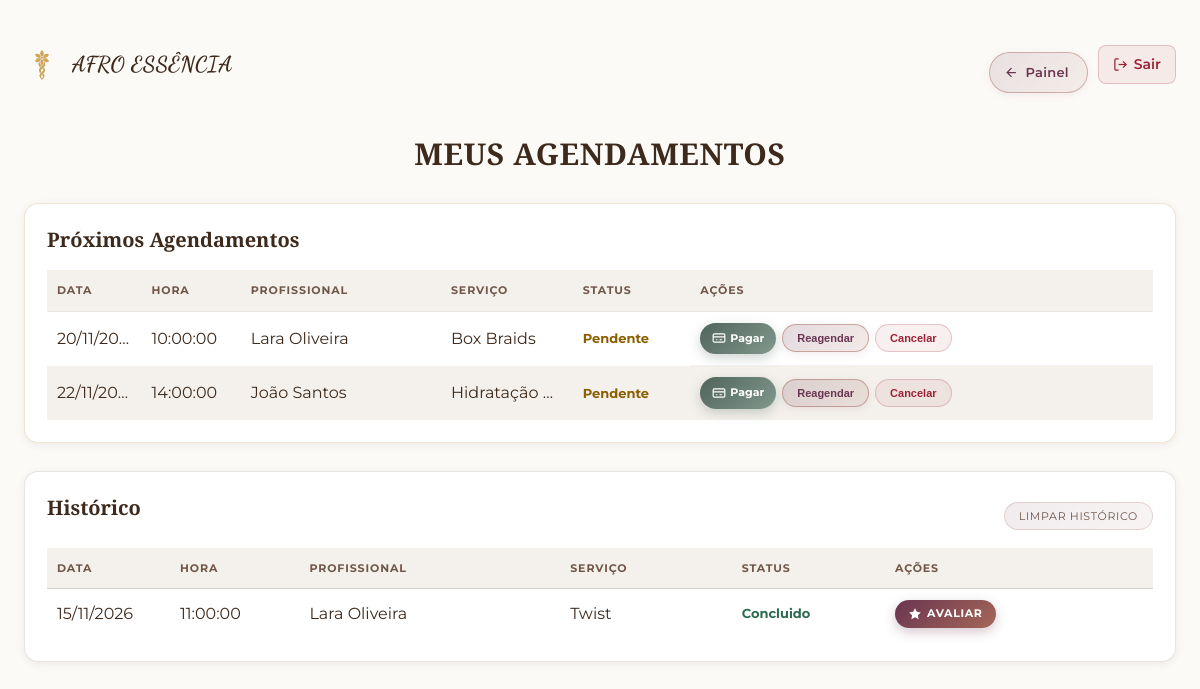
Screenshot of /agendamento/index (signed in) with the database file from the repository.
### tables this page shows
CREATE TABLE `agendamentos` (
  `id`               int(11)  NOT NULL AUTO_INCREMENT,
  `cliente_id`       int(11)  NOT NULL,
  `profissional_id`  int(11)  NOT NULL,
  `servico_id`       int(11)  NOT NULL,
  `data_agendamento` date     NOT NULL,
  `hora_inicio`      time     NOT NULL,
  `hora_fim`         time     NOT NULL,
  `status`           enum('pendente','confirmado','em_andamento','concluido','cancelado') NOT NULL DEFAULT 'pendente',
  `observacoes`      text     DEFAULT NULL,
  `valor_final`      decimal(10,2) DEFAULT NULL,
  `oculto_cliente`   tinyint(1)    NOT NULL DEFAULT 0,
  `created_at`       timestamp NOT NULL DEFAULT current_timestamp(),
  PRIMARY KEY (`id`),
  KEY `fk_ag_cliente`      (`cliente_id`),
  KEY `fk_ag_profissional` (`profissional_id`),
  KEY `fk_ag_servico`      (`servico_id`),
  CONSTRAINT `fk_ag_cliente`      FOREIGN KEY (`cliente_id`)      REFERENCES `clientes` (`id`),
  CONSTRAINT `fk_ag_profissional` FOREIGN KEY (`profissional_id`) REFERENCES `profissionais` (`id`),
  CONSTRAINT `fk_ag_servico`      FOREIGN KEY (`servico_id`)      REFERENCES `servicos` (`id`)
);

CREATE TABLE `usuarios` (
  `id`           int(11)      NOT NULL AUTO_INCREMENT,
  `nome`         varchar(120) NOT NULL,
  `email`        varchar(180) NOT NULL,
  `senha`        varchar(255) NOT NULL,
  `tipo_usuario` enum('admin','profissional','cliente') NOT NULL DEFAULT 'cliente',
  `telefone`     varchar(20)  DEFAULT NULL,
  `foto`         varchar(255) DEFAULT NULL,
  `status`       enum('ativo','inativo') NOT NULL DEFAULT 'ativo',
  `created_at`   timestamp    NOT NULL DEFAULT current_timestamp(),
  `updated_at`   timestamp    NOT NULL DEFAULT current_timestamp() ON UPDATE current_timestamp(),
  PRIMARY KEY (`id`),
  UNIQUE KEY `email` (`email`)
);

CREATE TABLE `servicos` (
  `id`                   int(11)        NOT NULL AUTO_INCREMENT,
  `categoria_id`         int(11)        DEFAULT NULL,
  `nome`                 varchar(120)   NOT NULL,
  `slug`                 varchar(160)   DEFAULT NULL,
  `descricao`            text           DEFAULT NULL,
  `imagem`               varchar(255)   DEFAULT NULL,
  `beneficios`           text           DEFAULT NULL,
  `tempo_duracao_texto`  varchar(120)   DEFAULT NULL,
  `manutencao`           varchar(200)   DEFAULT NULL,
  `cuidados_pos_servico` text           DEFAULT NULL,
  `valor`                decimal(10,2)  NOT NULL DEFAULT 0.00,
  `duracao_minutos`      int(11)        NOT NULL DEFAULT 60,
  `status`               enum('ativo','inativo') NOT NULL DEFAULT 'ativo',
  `created_at`           timestamp      NOT NULL DEFAULT current_timestamp(),
  PRIMARY KEY (`id`),
  UNIQUE KEY `idx_servicos_slug` (`slug`),
  KEY `fk_servico_categoria` (`categoria_id`),
  CONSTRAINT `fk_servico_categoria` FOREIGN KEY (`categoria_id`) REFERENCES `categorias` (`id`)
);

### app/views/agendamento/index.php (the view, shortened to what the rows shown need)
<!DOCTYPE html>
<html lang="pt-br">
<head>
    <link rel="stylesheet" href="/afro_essencia/public/css/page-layout.css">
    <link rel="stylesheet" href="/afro_essencia/public/css/agendamento.css">
</head>
<body>
    <div class="page-container">
        <h1 class="page-title">MEUS AGENDAMENTOS</h1>
        <section class="section">
            <div class="section-card">
                <h2 class="section-title">Próximos Agendamentos</h2>
                <?php if (empty($proximos)): ?>
                    <div class="agend-empty-state">
                        <div class="agend-empty-icon">📅</div>
                        <p class="agend-empty-msg">Nenhum agendamento futuro</p>
                        <p class="agend-empty-hint">Que tal marcar seu próximo atendimento?</p>
                        <a href="/afro_essencia/agendamento/create" class="agend-empty-cta">Agendar agora</a>
                    </div>
                <?php else: ?>
                    <div class="table-wrapper">
                        <table class="agendamento-table">
                            <thead>
                                <tr>
                                    <th>Data</th>
                                    <th>Hora</th>
                                    <th>Profissional</th>
                                    <th>Serviço</th>
                                    <th>Status</th>
                                    <th>Ações</th>
                                </tr>
                            </thead>
                            <tbody>
                                <?php foreach ($proximos as $a): ?>
                                    <?php
                                    $dataHora = strtotime($a['data_agendamento'] . ' ' . $a['hora_inicio']);
                                    $agora = time();
                                    $podeCancelar =
                                        ($a['status'] === 'pendente' || $a['status'] === 'confirmado') &&
                                        ($dataHora > $agora) &&
                                        (($dataHora - $agora) > 7200);
                                    $statusFormatado = ucfirst(str_replace('_', ' ', $a['status']));
                                    ?>
                                    <tr>
                                        <td data-label="Data"><?= date('d/m/Y', strtotime($a['data_agendamento'])) ?></td>
                                        <td data-label="Hora"><?= $a['hora_inicio'] ?></td>
                                        <td data-label="Profissional"><?= $a['profissional'] ?></td>
                                        <td data-label="Serviço"><?= $a['servico'] ?></td>
                                        <td data-label="Status" class="status <?= $a['status'] ?>">
                                            <?= htmlspecialchars($statusFormatado ?? '', ENT_QUOTES) ?>
                                        </td>
                                        <td data-label="Ações" class="td-acoes">
                                            <?php if ($podeCancelar): ?>
                                                <?php
                                                $pagDAO    = new PagamentoDAO();
                                                $pagExiste = $pagDAO->findByAgendamento($a['id']);
                                                $jaPago    = $pagExiste && $pagExiste['status_pagamento'] === 'pago';
                                                ?>
                                                <?php if (!$jaPago): ?>
                                                <a href="/afro_essencia/pagamento/iniciar/<?= $a['id'] ?>"
                                                   class="btn-pagar">
                                                    <svg width="14" height="14" viewBox="0 0 24 24" fill="none" stroke="currentColor" stroke-width="2" xmlns="http://www.w3.org/2000/svg"><rect x="2" y="5" width="20" height="14" rx="2"/><path d="M2 10h20M7 15h2m4 0h4"/></svg> Pagar
                                                </a>
                                                <?php else: ?>
                                                <span class="span-pago"><svg width="13" height="13" viewBox="0 0 24 24" fill="#4caf50" opacity="0.9"><path d="M22 11.08V12a10 10 0 1 1-5.93-9.14"/><path d="M22 4 12 14.01l-3-3"/></svg> Pago</span>
                                                <?php endif; ?>
                                                <button
                                                    class="btn-reagendar"
                                                    onclick="abrirReagendar(<?= $a['id'] ?>, '<?= $a['profissional'] ?>', '<?= $a['servico'] ?>')">
                                                    Reagendar
                                                </button>
                                                <form method="POST" action="/afro_essencia/agendamento/cancelar/<?= $a['id'] ?>"
                                                      onsubmit="return confirm('Tem certeza que deseja cancelar este agendamento?');"
                                                      style="display:inline;">
                                                    <button type="submit" class="btn-cancelar">Cancelar</button>
                                                </form>
                                            <?php else: ?>
                                                <span style="opacity:0.5;">—</span>
                                            <?php endif; ?>
                                        </td>
                                    </tr>
                                <?php endforeach; ?>
                            </tbody>
                        </table>
                    </div>
                <?php endif; ?>
            </div>
        </section>
        <section class="section">
            <div class="section-card">
                <div style="display:flex; justify-content:space-between; align-items:center;">
                    <h2 class="section-title">Histórico</h2>
                </div>
                <?php if (empty($historico)): ?>
                    <div class="agend-empty-state">
                        <div class="agend-empty-icon">🗂️</div>
                        <p class="agend-empty-msg">Nenhum histórico ainda</p>
                        <p class="agend-empty-hint">Seus atendimentos passados aparecerão aqui.</p>
                    </div>
                <?php else: ?>
                    <div class="table-wrapper">
                        <table class="agendamento-table">
                            <thead>
                                <tr>
                                    <th>Data</th>
                                    <th>Hora</th>
                                    <th>Profissional</th>
                                    <th>Serviço</th>
                                    <th>Status</th>
                                    <th>Ações</th>
                                </tr>
                            </thead>
                            <tbody>
                                <?php foreach ($historico as $a): ?>
                                    <?php
                                    $statusFormatado = ucfirst(str_replace('_', ' ', $a['status']));
                                    ?>
                                    <tr>
                                        <td data-label="Data"><?= date('d/m/Y', strtotime($a['data_agendamento'])) ?></td>
                                        <td data-label="Hora"><?= $a['hora_inicio'] ?></td>
                                        <td data-label="Profissional"><?= $a['profissional'] ?></td>
                                        <td data-label="Serviço"><?= $a['servico'] ?></td>
                                        <td data-label="Status" class="status <?= $a['status'] ?>">
                                            <?= htmlspecialchars($statusFormatado ?? '', ENT_QUOTES) ?>
                                        </td>
                                        <td data-label="Ações" class="td-acoes">
                                            <?php if ($a['status'] === 'concluido'): ?>
                                                <?php $jaAvalou = !empty($jaAvaliados[$a['id']]); ?>
                                                <?php if (!$jaAvalou): ?>
                                                <a href="/afro_essencia/avaliacao/create?agendamento_id=<?= $a['id'] ?>"
                                                    class="btn-avaliar">
                                                    <svg width="14" height="14" viewBox="0 0 24 24" fill="currentColor"><path d="M12 2l3.09 6.26L22 9.27l-5 4.87 1.18 6.88L12 17.77l-6.18 3.25L7 14.14 2 9.27l6.91-1.01L12 2z"/></svg>
                                                    Avaliar
                                                </a>
                                                <?php endif; ?>
                                            <?php else: ?>
                                                —
                                            <?php endif; ?>
                                        </td>
                                    </tr>
                                <?php endforeach; ?>
                            </tbody>
                        </table>
                    </div>
                <?php endif; ?>
            </div>
        </section>
    </div>
    <link rel="stylesheet" href="https://cdn.jsdelivr.net/npm/flatpickr/dist/flatpickr.min.css">
</body>
</html>

### rows the page displays
agendamentos: data_agendamento "20/11/20…", hora_inicio "10:00:00", usuarios.nome "Lara Oliveira", servico.nome "Box Braids", status "Pendente"
agendamentos: data_agendamento "22/11/20…", hora_inicio "14:00:00", usuarios.nome "João Santos", servico.nome "Hidratação…", status "Pendente"
agendamentos: data_agendamento "15/11/2026", hora_inicio "11:00:00", usuarios.nome "Lara Oliveira", servico.nome "Twist", status "Concluido"
